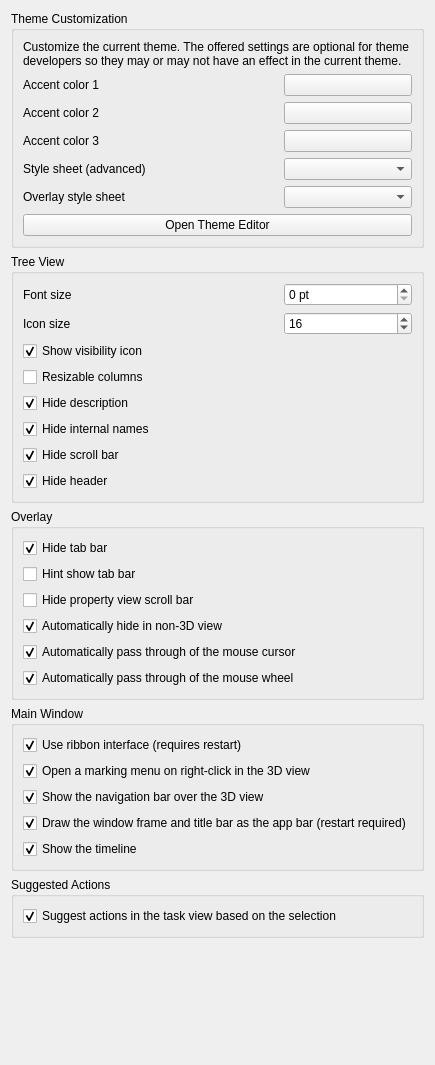
<?xml version="1.0" encoding="UTF-8"?>
<ui version="4.0">
 <class>Gui::Dialog::DlgSettingsUI</class>
 <widget class="QWidget" name="Gui::Dialog::DlgSettingsUI">
  <property name="geometry">
   <rect>
    <x>0</x>
    <y>0</y>
    <width>405</width>
    <height>1065</height>
   </rect>
  </property>
  <property name="windowTitle">
   <string>UI</string>
  </property>
  <layout class="QVBoxLayout" name="verticalLayout">
   <item>
    <widget class="QGroupBox" name="groupBox">
     <property name="title">
      <string>Theme Customization</string>
     </property>
     <layout class="QVBoxLayout" name="verticalLayout_2">
      <item>
       <widget class="QLabel" name="label">
        <property name="text">
         <string>Customize the current theme. The offered settings are optional for theme developers so they may or may not have an effect in the current theme.</string>
        </property>
        <property name="wordWrap">
         <bool>true</bool>
        </property>
       </widget>
      </item>
      <item>
       <layout class="QGridLayout" columnstretch="2,1">
        <item row="0" column="0">
         <widget class="QLabel" name="label1">
          <property name="text">
           <string>Accent color 1</string>
          </property>
          <property name="buddy">
           <cstring>ThemeAccentColor1</cstring>
          </property>
         </widget>
        </item>
        <item row="0" column="1">
         <widget class="Gui::PrefColorButton" name="ThemeAccentColor1">
          <property name="sizePolicy">
           <sizepolicy hsizetype="MinimumExpanding" vsizetype="Fixed">
            <horstretch>0</horstretch>
            <verstretch>0</verstretch>
           </sizepolicy>
          </property>
          <property name="toolTip">
           <string>This color might be used by your theme to let you customize it.</string>
          </property>
          <property name="color" stdset="0">
           <color>
            <red>0</red>
            <green>171</green>
            <blue>255</blue>
           </color>
          </property>
          <property name="prefEntry" stdset="0">
           <cstring>ThemeAccentColor1</cstring>
          </property>
          <property name="prefPath" stdset="0">
           <cstring>Themes</cstring>
          </property>
         </widget>
        </item>
        <item row="1" column="0">
         <widget class="QLabel" name="label2">
          <property name="text">
           <string>Accent color 2</string>
          </property>
          <property name="buddy">
           <cstring>ThemeAccentColor2</cstring>
          </property>
         </widget>
        </item>
        <item row="2" column="0">
         <widget class="QLabel" name="label3">
          <property name="text">
           <string>Accent color 3</string>
          </property>
          <property name="buddy">
           <cstring>ThemeAccentColor3</cstring>
          </property>
         </widget>
        </item>
        <item row="3" column="0">
         <widget class="QLabel" name="styleSheetLabel">
          <property name="text">
           <string>Style sheet (advanced)</string>
          </property>
          <property name="buddy">
           <cstring>StyleSheets</cstring>
          </property>
         </widget>
        </item>
        <item row="4" column="0">
         <widget class="QLabel" name="label_2">
          <property name="text">
           <string>Overlay style sheet</string>
          </property>
          <property name="buddy">
           <cstring>OverlayStyleSheets</cstring>
          </property>
         </widget>
        </item>
        <item row="1" column="1">
         <widget class="Gui::PrefColorButton" name="ThemeAccentColor2">
          <property name="sizePolicy">
           <sizepolicy hsizetype="MinimumExpanding" vsizetype="Fixed">
            <horstretch>0</horstretch>
            <verstretch>0</verstretch>
           </sizepolicy>
          </property>
          <property name="toolTip">
           <string>This color might be used by your theme to let you customize it.</string>
          </property>
          <property name="color" stdset="0">
           <color>
            <red>85</red>
            <green>123</green>
            <blue>182</blue>
           </color>
          </property>
          <property name="prefEntry" stdset="0">
           <cstring>ThemeAccentColor2</cstring>
          </property>
          <property name="prefPath" stdset="0">
           <cstring>Themes</cstring>
          </property>
         </widget>
        </item>
        <item row="2" column="1">
         <widget class="Gui::PrefColorButton" name="ThemeAccentColor3">
          <property name="sizePolicy">
           <sizepolicy hsizetype="MinimumExpanding" vsizetype="Fixed">
            <horstretch>0</horstretch>
            <verstretch>0</verstretch>
           </sizepolicy>
          </property>
          <property name="toolTip">
           <string>This color might be used by your theme to let you customize it.</string>
          </property>
          <property name="color" stdset="0">
           <color>
            <red>85</red>
            <green>123</green>
            <blue>182</blue>
           </color>
          </property>
          <property name="prefEntry" stdset="0">
           <cstring>ThemeAccentColor3</cstring>
          </property>
          <property name="prefPath" stdset="0">
           <cstring>Themes</cstring>
          </property>
         </widget>
        </item>
        <item row="3" column="1">
         <widget class="Gui::PrefComboBox" name="StyleSheets">
          <property name="toolTip">
           <string>Style sheet how user interface will look like</string>
          </property>
          <property name="prefEntry" stdset="0">
           <cstring>StyleSheet</cstring>
          </property>
          <property name="prefPath" stdset="0">
           <cstring>MainWindow</cstring>
          </property>
          <property name="prefType" stdset="0">
           <cstring></cstring>
          </property>
         </widget>
        </item>
        <item row="4" column="1">
         <widget class="Gui::PrefComboBox" name="OverlayStyleSheets">
          <property name="prefEntry" stdset="0">
           <cstring>OverlayActiveStyleSheet</cstring>
          </property>
          <property name="prefPath" stdset="0">
           <cstring>MainWindow</cstring>
          </property>
          <property name="prefType" stdset="0">
           <cstring></cstring>
          </property>
         </widget>
        </item>
       </layout>
      </item>
      <item>
       <widget class="QPushButton" name="themeEditorButton">
        <property name="text">
         <string>Open Theme Editor</string>
        </property>
       </widget>
      </item>
     </layout>
    </widget>
   </item>
   <item>
    <widget class="QGroupBox" name="groupBox_2">
     <property name="title">
      <string>Tree View</string>
     </property>
     <layout class="QGridLayout" name="gridLayout1" columnstretch="2,1">
      <item row="5" column="0" colspan="2">
       <widget class="Gui::PrefCheckBox" name="hideInternalNamesCheckBox">
        <property name="toolTip">
         <string>Hide extra tree view column for internal names</string>
        </property>
        <property name="text">
         <string>Hide internal names</string>
        </property>
        <property name="checked">
         <bool>true</bool>
        </property>
        <property name="prefEntry" stdset="0">
         <cstring>HideInternalNames</cstring>
        </property>
        <property name="prefPath" stdset="0">
         <cstring>TreeView</cstring>
        </property>
       </widget>
      </item>
      <item row="0" column="1">
       <widget class="Gui::PrefSpinBox" name="fontSizeSpinBox">
        <property name="toolTip">
         <string>Font size override, set to 0 for the default value.</string>
        </property>
        <property name="minimum">
         <number>0</number>
        </property>
        <property name="maximum">
         <number>100</number>
        </property>
        <property name="singleStep">
         <number>1</number>
        </property>
        <property name="suffix">
         <string> pt</string>
        </property>
        <property name="value">
         <number>0</number>
        </property>
        <property name="prefPath" stdset="0">
         <cstring>TreeView</cstring>
        </property>
        <property name="prefEntry" stdset="0">
         <cstring>FontSize</cstring>
        </property>
       </widget>
      </item>
      <item row="1" column="1">
       <widget class="Gui::PrefSpinBox" name="iconSizeSpinBox">
        <property name="toolTip">
         <string>Icon size override, set to 0 for the default value.</string>
        </property>
        <property name="singleStep">
         <number>1</number>
        </property>
        <property name="value">
         <number>16</number>
        </property>
        <property name="prefEntry" stdset="0">
         <cstring>IconSize</cstring>
        </property>
        <property name="prefPath" stdset="0">
         <cstring>TreeView</cstring>
        </property>
       </widget>
      </item>

      <item row="3" column="0" colspan="2">
       <widget class="Gui::PrefCheckBox" name="resizableColumnsCheckBox">
        <property name="toolTip">
         <string>Allow tree view columns to be manually resized.</string>
        </property>
        <property name="text">
         <string>Resizable columns</string>
        </property>
        <property name="prefEntry" stdset="0">
         <cstring>ResizableColumn</cstring>
        </property>
        <property name="prefPath" stdset="0">
         <cstring>TreeView</cstring>
        </property>
       </widget>
      </item>
      <item row="1" column="0">
       <widget class="QLabel" name="iconSizeLabel">
        <property name="text">
         <string>Icon size</string>
        </property>
        <property name="buddy">
         <cstring>iconSizeSpinBox</cstring>
        </property>
       </widget>
      </item>
      <item row="0" column="0">
       <widget class="QLabel" name="fontSizeLabel">
        <property name="text">
         <string>Font size</string>
        </property>
        <property name="buddy">
         <cstring>fontSizeSpinBox</cstring>
        </property>
       </widget>
      </item>
      <item row="2" column="0" colspan="2">
       <widget class="Gui::PrefCheckBox" name="showVisibilityIconCheckBox">
        <property name="toolTip">
         <string>Displays an eye icon in front of the tree view items, showing their visibility status. When clicked the visibility is toggled.</string>
        </property>
        <property name="text">
         <string>Show visibility icon</string>
        </property>
        <property name="checked">
         <bool>true</bool>
        </property>
        <property name="prefEntry" stdset="0">
         <cstring>VisibilityIcon</cstring>
        </property>
        <property name="prefPath" stdset="0">
         <cstring>TreeView</cstring>
        </property>
       </widget>
      </item>
      <item row="7" column="0" colspan="2">
       <widget class="Gui::PrefCheckBox" name="hideHeaderCheckBox">
        <property name="toolTip">
         <string>Hide header with column names from the tree view.</string>
        </property>
        <property name="text">
         <string>Hide header</string>
        </property>
        <property name="checked">
         <bool>true</bool>
        </property>
        <property name="prefEntry" stdset="0">
         <cstring>HideHeaderView</cstring>
        </property>
        <property name="prefPath" stdset="0">
         <cstring>TreeView</cstring>
        </property>
       </widget>
      </item>
      <item row="6" column="0" colspan="2">
       <widget class="Gui::PrefCheckBox" name="hideTreeViewScrollBarCheckBox">
        <property name="toolTip">
         <string>Hide scroll bar from the tree view, scrolling will still be possible using mouse wheel.</string>
        </property>
        <property name="text">
         <string>Hide scroll bar</string>
        </property>
        <property name="checked">
         <bool>true</bool>
        </property>
        <property name="prefEntry" stdset="0">
         <cstring>HideScrollBar</cstring>
        </property>
        <property name="prefPath" stdset="0">
         <cstring>TreeView</cstring>
        </property>
       </widget>
      </item>
      <item row="4" column="0" colspan="2">
       <widget class="Gui::PrefCheckBox" name="hideDescriptionCheckBox">
        <property name="toolTip">
         <string>Hide column with object description in tree view.</string>
        </property>
        <property name="text">
         <string>Hide description</string>
        </property>
        <property name="checked">
         <bool>true</bool>
        </property>
        <property name="prefEntry" stdset="0">
         <cstring>HideColumn</cstring>
        </property>
        <property name="prefPath" stdset="0">
         <cstring>TreeView</cstring>
        </property>
       </widget>
      </item>
     </layout>
    </widget>
   </item>
   <item>
    <widget class="QGroupBox" name="groupBox_3">
     <property name="title">
      <string>Overlay</string>
     </property>
     <layout class="QGridLayout" name="gridLayout_2">
      <item row="2" column="0">
       <widget class="Gui::PrefCheckBox" name="hideTabBarCheckBox">
        <property name="toolTip">
         <string>Hide tab bar in dock overlay</string>
        </property>
        <property name="text">
         <string>Hide tab bar</string>
        </property>
        <property name="checked">
         <bool>true</bool>
        </property>
        <property name="prefEntry" stdset="0">
         <cstring>DockOverlayHideTabBar</cstring>
        </property>
        <property name="prefPath" stdset="0">
         <cstring>View</cstring>
        </property>
       </widget>
      </item>
      <item row="3" column="0">
       <widget class="Gui::PrefCheckBox" name="hintShowTabBarCheckBox">
        <property name="toolTip">
         <string>Show tab bar on mouse over when auto hide</string>
        </property>
        <property name="text">
         <string>Hint show tab bar</string>
        </property>
        <property name="prefEntry" stdset="0">
         <cstring>DockOverlayHintTabBar</cstring>
        </property>
        <property name="prefPath" stdset="0">
         <cstring>View</cstring>
        </property>
       </widget>
      </item>
      <item row="4" column="0">
       <widget class="Gui::PrefCheckBox" name="hidePropertyViewScrollBarCheckBox">
        <property name="toolTip">
         <string>Hide property view scroll bar in dock overlay</string>
        </property>
        <property name="text">
         <string>Hide property view scroll bar</string>
        </property>
        <property name="prefEntry" stdset="0">
         <cstring>DockOverlayHidePropertyViewScrollBar</cstring>
        </property>
        <property name="prefPath" stdset="0">
         <cstring>View</cstring>
        </property>
       </widget>
      </item>
      <item row="5" column="0">
       <widget class="Gui::PrefCheckBox" name="overlayAutoHideCheckBox">
        <property name="toolTip">
         <string>Automatically hide overlaid dock panels when in non 3D view (e.g. TechDraw or Spreadsheet)</string>
        </property>
        <property name="text">
         <string>Automatically hide in non-3D view</string>
        </property>
        <property name="checked">
         <bool>true</bool>
        </property>
        <property name="prefEntry" stdset="0">
         <cstring>DockOverlayAutoView</cstring>
        </property>
        <property name="prefPath" stdset="0">
         <cstring>View</cstring>
        </property>
       </widget>
      </item>
      <item row="6" column="0">
       <widget class="Gui::PrefCheckBox" name="mouseClickPassThroughCheckBox">
        <property name="toolTip">
         <string>Auto mouse click through transparent part of dock overlay.</string>
        </property>
        <property name="text">
         <string>Automatically pass through of the mouse cursor</string>
        </property>
        <property name="checked">
         <bool>true</bool>
        </property>
        <property name="prefEntry" stdset="0">
         <cstring>DockOverlayAutoMouseThrough</cstring>
        </property>
        <property name="prefPath" stdset="0">
         <cstring>View</cstring>
        </property>
       </widget>
      </item>
      <item row="7" column="0">
       <widget class="Gui::PrefCheckBox" name="mouseWheelPassThroughCheckBox">
        <property name="toolTip">
         <string>Automatically passes mouse wheel events through the transparent areas of an overlay panel</string>
        </property>
        <property name="text">
         <string>Automatically pass through of the mouse wheel</string>
        </property>
        <property name="checked">
         <bool>true</bool>
        </property>
        <property name="prefEntry" stdset="0">
         <cstring>DockOverlayWheelPassThrough</cstring>
        </property>
        <property name="prefPath" stdset="0">
         <cstring>View</cstring>
        </property>
       </widget>
      </item>
     </layout>
    </widget>
   </item>
   <item>
    <widget class="QGroupBox" name="groupBox_5">
     <property name="title">
      <string>Main Window</string>
     </property>
     <layout class="QGridLayout" name="gridLayout_4">
      <item row="0" column="0">
       <widget class="Gui::PrefCheckBox" name="useRibbonCheckBox">
        <property name="toolTip">
         <string>Replace the per-workbench toolbars and the menu bar with a Fusion style ribbon.</string>
        </property>
        <property name="text">
         <string>Use ribbon interface (requires restart)</string>
        </property>
        <property name="checked">
         <bool>true</bool>
        </property>
        <property name="prefEntry" stdset="0">
         <cstring>UseRibbon</cstring>
        </property>
        <property name="prefPath" stdset="0">
         <cstring>MainWindow</cstring>
        </property>
       </widget>
      </item>
      <item row="1" column="0">
       <widget class="Gui::PrefCheckBox" name="useMarkingMenuCheckBox">
        <property name="toolTip">
         <string>Open a marking menu on right-click in the 3D view</string>
        </property>
        <property name="text">
         <string>Open a marking menu on right-click in the 3D view</string>
        </property>
        <property name="checked">
         <bool>true</bool>
        </property>
        <property name="prefEntry" stdset="0">
         <cstring>UseMarkingMenu</cstring>
        </property>
        <property name="prefPath" stdset="0">
         <cstring>View</cstring>
        </property>
       </widget>
      </item>
      <item row="2" column="0">
       <widget class="Gui::PrefCheckBox" name="useNavigationBarCheckBox">
        <property name="toolTip">
         <string>Show the navigation bar over the 3D view</string>
        </property>
        <property name="text">
         <string>Show the navigation bar over the 3D view</string>
        </property>
        <property name="checked">
         <bool>true</bool>
        </property>
        <property name="prefEntry" stdset="0">
         <cstring>UseNavigationBar</cstring>
        </property>
        <property name="prefPath" stdset="0">
         <cstring>View</cstring>
        </property>
       </widget>
      </item>
      <item row="3" column="0">
       <widget class="Gui::PrefCheckBox" name="framelessWindowCheckBox">
        <property name="toolTip">
         <string>Draw the window frame and title bar as the app bar (restart required)</string>
        </property>
        <property name="text">
         <string>Draw the window frame and title bar as the app bar (restart required)</string>
        </property>
        <property name="checked">
         <bool>true</bool>
        </property>
        <property name="prefEntry" stdset="0">
         <cstring>FramelessWindow</cstring>
        </property>
        <property name="prefPath" stdset="0">
         <cstring>MainWindow</cstring>
        </property>
       </widget>
      </item>
      <item row="4" column="0">
       <widget class="Gui::PrefCheckBox" name="showTimelineCheckBox">
        <property name="toolTip">
         <string>Show the timeline</string>
        </property>
        <property name="text">
         <string>Show the timeline</string>
        </property>
        <property name="checked">
         <bool>true</bool>
        </property>
        <property name="prefEntry" stdset="0">
         <cstring>Enabled</cstring>
        </property>
        <property name="prefPath" stdset="0">
         <cstring>DockWindows/Timeline</cstring>
        </property>
       </widget>
      </item>
     </layout>
    </widget>
   </item>
   <item>
    <widget class="QGroupBox" name="groupBox_4">
     <property name="title">
      <string>Suggested Actions</string>
     </property>
     <layout class="QGridLayout" name="gridLayout_3">
      <item row="0" column="0">
       <widget class="Gui::PrefCheckBox" name="showTaskWatcherCheckBox">
        <property name="text">
         <string>Suggest actions in the task view based on the selection</string>
        </property>
        <property name="checked">
         <bool>true</bool>
        </property>
        <property name="prefEntry" stdset="0">
         <cstring>ShowTaskWatcher</cstring>
        </property>
        <property name="prefPath" stdset="0">
         <cstring>General</cstring>
        </property>
       </widget>
      </item>
     </layout>
    </widget>
   </item>
   <item>
    <spacer name="spacer_3">
     <property name="sizeHint" stdset="0">
      <size>
       <width>20</width>
       <height>20</height>
      </size>
     </property>
    </spacer>
   </item>
  </layout>
 </widget>
 <customwidgets>
  <customwidget>
   <class>Gui::ColorButton</class>
   <extends>QPushButton</extends>
   <header>Gui/Widgets.h</header>
  </customwidget>
  <customwidget>
   <class>Gui::PrefSpinBox</class>
   <extends>QSpinBox</extends>
   <header>Gui/PrefWidgets.h</header>
  </customwidget>
  <customwidget>
   <class>Gui::PrefColorButton</class>
   <extends>Gui::ColorButton</extends>
   <header>Gui/PrefWidgets.h</header>
  </customwidget>
  <customwidget>
   <class>Gui::PrefCheckBox</class>
   <extends>QCheckBox</extends>
   <header>Gui/PrefWidgets.h</header>
  </customwidget>
  <customwidget>
   <class>Gui::PrefComboBox</class>
   <extends>QComboBox</extends>
   <header>Gui/PrefWidgets.h</header>
  </customwidget>
 </customwidgets>
 <tabstops>
  <tabstop>ThemeAccentColor1</tabstop>
  <tabstop>ThemeAccentColor2</tabstop>
  <tabstop>ThemeAccentColor3</tabstop>
  <tabstop>StyleSheets</tabstop>
  <tabstop>OverlayStyleSheets</tabstop>
  <tabstop>fontSizeSpinBox</tabstop>
  <tabstop>iconSizeSpinBox</tabstop>
  <tabstop>resizableColumnsCheckBox</tabstop>
  <tabstop>showVisibilityIconCheckBox</tabstop>
  <tabstop>hideDescriptionCheckBox</tabstop>
  <tabstop>hideInternalNamesCheckBox</tabstop>
  <tabstop>hideTreeViewScrollBarCheckBox</tabstop>
  <tabstop>hideHeaderCheckBox</tabstop>
  <tabstop>hideTabBarCheckBox</tabstop>
  <tabstop>hintShowTabBarCheckBox</tabstop>
  <tabstop>hidePropertyViewScrollBarCheckBox</tabstop>
  <tabstop>overlayAutoHideCheckBox</tabstop>
  <tabstop>mouseClickPassThroughCheckBox</tabstop>
  <tabstop>mouseWheelPassThroughCheckBox</tabstop>
  <tabstop>useRibbonCheckBox</tabstop>
 </tabstops>
 <resources/>
 <connections/>
</ui>
